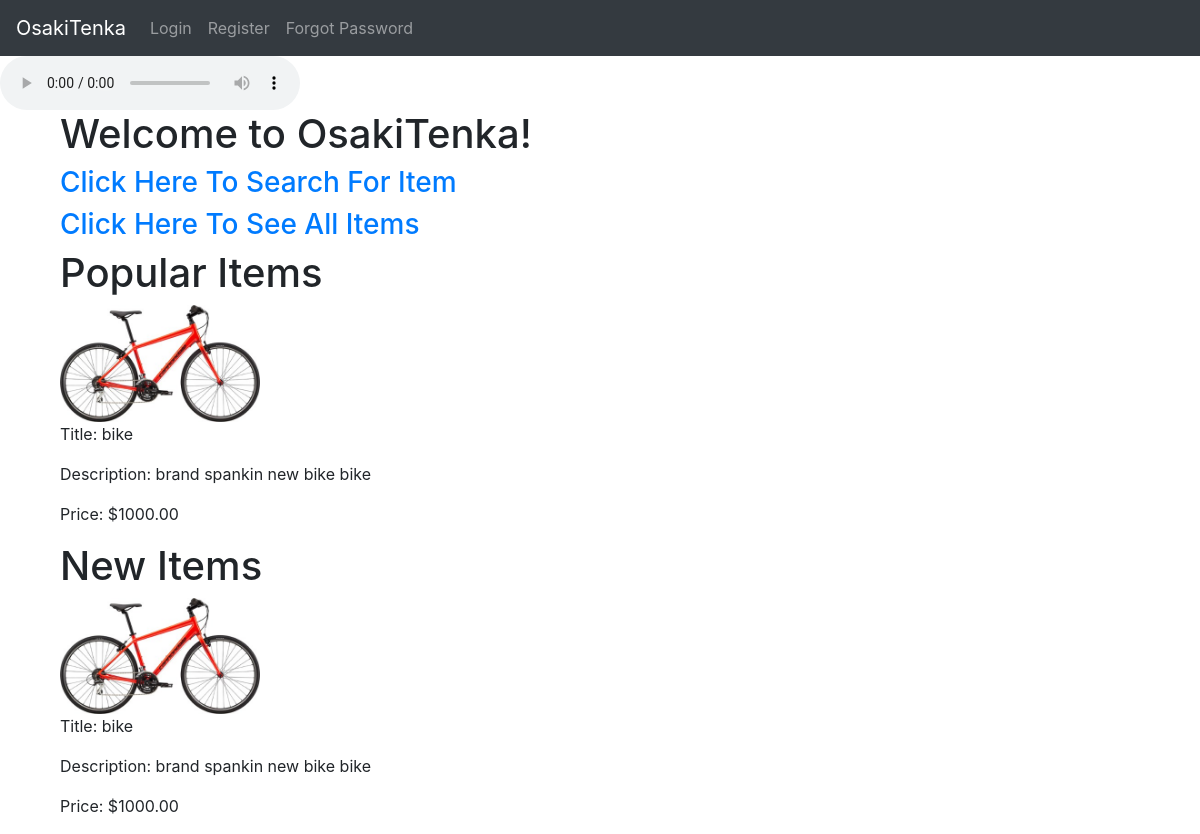
/home/, run on the app's committed database.
### accounts/models.py (models this page shows)
class Audio(models.Model):
    name = models.CharField(max_length=125)
    audio_file = models.FileField(upload_to='audio', blank=True)

### products/models.py (models this page shows)
class ProductsImage(models.Model):
	product = models.ForeignKey(Product, related_name='product', on_delete=models.CASCADE)
	image = models.ImageField(upload_to='product_image', blank=True)

class Product(models.Model):
	seller = models.ForeignKey(User, related_name='seller', null=True, on_delete=models.SET_NULL)
	title = models.CharField(max_length=500)
	description = models.CharField(max_length=500, blank=True)
	keywords = models.CharField(max_length=500)
	price = models.DecimalField(max_digits=20, decimal_places=2)
	created_date = models.DateTimeField(auto_now_add=True)
	updated_date = models.DateTimeField(auto_now=True)
	num_purchased = models.IntegerField(default=0)
	num_viewed = models.IntegerField(default=0)

### home/views.py (the view, shortened to what this page needs)
# urls.py: path('', HomeView.as_view(), name='home'),
class HomeView(TemplateView):
	template_name = 'home/home.html'
	def get(self, request):
		form = HomeForm()
		posts = Post.objects.all().order_by('-created_date', '-updated_date')
		audio = Audio.objects.get(pk=3)
		items = Product.objects.all().order_by('-num_purchased', '-num_viewed')[:5]
		newitems = Product.objects.all().order_by('-created_date', '-updated_date')[:5]
		itemimg = ProductsImage.objects.all()
		args = {
			'form': form,
			'posts': posts,
			'audio': audio,
			'items': items,
			'newitems': newitems,
			'itemimg': itemimg,
		}
		return render(request, self.template_name, args)

### home/templates/home/home.html (shortened to what this page needs)
{% extends 'base.html' %}
{% block body %}
	<audio controls loop autoplay="{{ audio.audio_file.url }}">
    		<source src="{{ audio.audio_file.url }}" type="audio/mp3">
	</audio>
<div class="container">
	<div class="col-md-8">
		<h1>Welcome to OsakiTenka!</h1>
			<a href= "{% url 'search_item' %}">
				<h3>Click Here To Search For Item</h3>
			</a>
			<a href= "{% url 'item-list' %}">
				<h3>Click Here To See All Items</h3>
			</a>
			<h1>Popular Items</h1>
			{% for itm in items %}
				{% for itmimg in itemimg %}
				{% if itmimg.product == itm %}
					<a href="{% url 'view_item' pk=itm.id %}">
						<div><img src="{{ itmimg.image.url }}" width="200"></div>
					</a>
				{% endif %}
				{% endfor %}
				<p>Title: {{ itm.title }} </p>
				<p>Description: {{ itm.description }}</p>
				<p>Price: ${{ itm.price }}</p>
			{% endfor %}
			<h1>New Items</h1>
			{% for itm in newitems %}
				{% for itmimg in itemimg %}
				{% if itmimg.product == itm %}
					<a href="{% url 'view_item' pk=itm.id %}">
						<div><img src="{{ itmimg.image.url }}" width="200"></div>
					</a>
				{% endif %}
				{% endfor %}
				<p>Title: {{ itm.title }} </p>
				<p>Description: {{ itm.description }}</p>
				<p>Price: ${{ itm.price }}</p>
			{% endfor %}
	</div>
</div>
{% endblock %}

### data on the page
Product: title "bike", description "brand spankin new bike bike", price "1000.00"
ProductsImage: image (picture)
